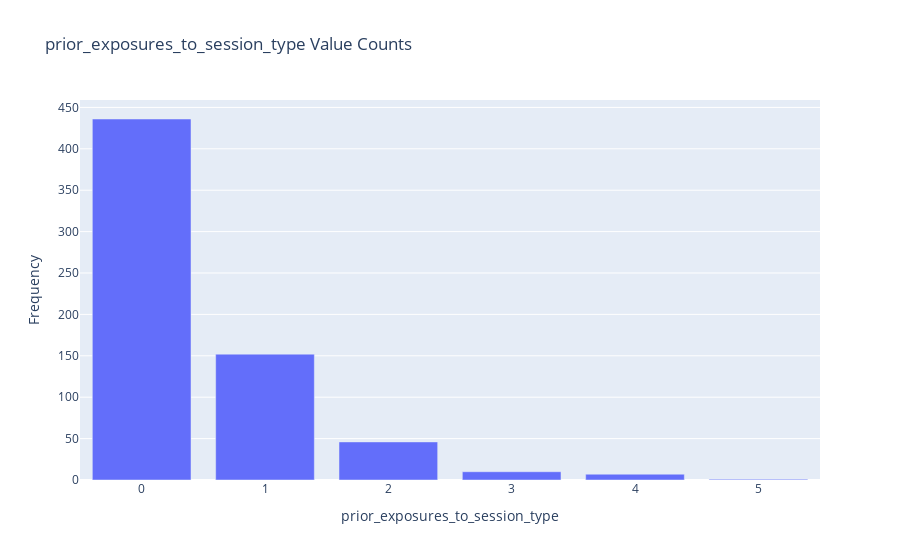

Notebook code cell kept with this figure:
### Code cell
#prior_exposures_to_session_type

df = experiment_df.copy()

import numpy as np
import pandas as pd
import plotly.graph_objs as go

if isinstance(df, (pd.DatetimeIndex, pd.MultiIndex)):
	df = df.to_frame(index=False)

# remove any pre-existing indices for ease of use in the D-Tale code, but this is not required
df = df.reset_index().drop('index', axis=1, errors='ignore')
df.columns = [str(c) for c in df.columns]  # update columns to strings in case they are numbers

s = df[~pd.isnull(df['prior_exposures_to_session_type'])]['prior_exposures_to_session_type']
chart = pd.value_counts(s).to_frame(name='data')
chart.index.name = 'labels'
chart = chart.reset_index().sort_values(['data', 'labels'], ascending=[False, True])
chart = chart[:100]
charts = [go.Bar(x=chart['labels'].values, y=chart['data'].values, name='Frequency')]
figure = go.Figure(data=charts, layout=go.Layout({
    'barmode': 'group',
    'legend': {'orientation': 'h'},
    'title': {'text': 'prior_exposures_to_session_type Value Counts'},
    'xaxis': {'title': {'text': 'prior_exposures_to_session_type'}},
    'yaxis': {'title': {'text': 'Frequency'}}
}))

for chart in charts:
    chart.pop('id', None) # for some reason iplot does not like 'id'
iplot(figure)

### Figure 1 — Plotly figure (JSON) as saved in the notebook; plotly's stock layout.template omitted (floating-point values rounded to 4 significant figures)
{"data": [{"name": "Frequency", "type": "bar", "x": [0, 1, 2, 3, 4, 5], "y": [436, 152, 46, 10, 7, 1]}], "layout": {"autosize": true, "barmode": "group", "legend": {"orientation": "h"}, "title": {"text": "prior_exposures_to_session_type Value Counts"}, "xaxis": {"autorange": true, "range": [-0.5, 5.5], "title": {"text": "prior_exposures_to_session_type"}, "type": "linear"}, "yaxis": {"autorange": true, "range": [0, 458.9], "title": {"text": "Frequency"}, "type": "linear"}}}
